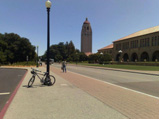
#> input picture results/3/in-01.jpg, 159 x 119 px; its folder holds 4 pictures in this run
$ python Source.py
#> lines starting #> are read from the running program, lines starting #| are printed output that depends on the picture
#!/usr/bin/env python
# coding: utf-8

# In[41]:


import numpy as np
import cv2
import imageio
from PIL import Image
import matplotlib.pyplot as plt
import time
import math
import glob
import matplotlib.colors as colors
from skimage import color, io, exposure
from scipy.ndimage import morphology as morph
from skimage.morphology import disk
from skimage.transform import resize
from skimage import filters
#%matplotlib inline


# In[45]:


def calcErrorSurface(panorama, curr_img, overlap, channel):
    A = panorama[:, -overlap-1:, channel]
    B = curr_img[:, 0:overlap+1, channel]
    return np.square(A-B)

def calcSeam(e):
    E = np.zeros(e.shape);
    E[0, :] = e[0, :];
    for h in range(1, e.shape[0]):
        for w in range(0, e.shape[1]):
            if w == 0:
                cost = min(E[h-1, w], E[h-1, w+1]);
            elif w == e.shape[1]-1:
                cost = min(E[h-1, w-1], E[h-1, w]);
            else:
                cost = min(E[h-1, w-1], E[h-1, w], E[h-1, w+1]);
            E[h, w] = e[h, w] + cost;
    return E

def calcSeamPath(E, e):
    h = e.shape[0];
    path = np.zeros((h, 1));
    idx = np.argmin(E[h-1, :]);
    path[h-1] = idx;
    for h in range(e.shape[0]-2,-1,-1):
        w = int(path[h+1][0]);
        if w > 0 and E[h, w-1] == E[h+1, w]-e[h+1, w]:
            path[h] = w-1;
        elif w < e.shape[1] - 1 and E[h, w+1] == E[h+1, w]-e[h+1, w]:
            path[h] = w+1;
        else:
            path[h] = w;

    path[path==0] = 1
    return path

def stitchImage(panorama, curr_img, path, overlap):
    n = 1
    bound_threshold = 15;

    tmp = np.zeros((0,panorama.shape[1] + curr_img.shape[1] - overlap,3)).astype('float64');
    for h in range(0, panorama.shape[0]):
        A = np.expand_dims(panorama[h, 0:-(overlap-int(path[h][0])+1), :], axis=0);
        B = np.expand_dims(curr_img[h, int(path[h][0])-1:, :], axis = 0);
        ZA = np.concatenate((np.expand_dims(panorama[h,:,:],axis=0), np.zeros((A.shape[0],panorama.shape[1] + curr_img.shape[1] - overlap-np.expand_dims(panorama[h,:,:],axis=0).shape[1],3))), axis=1);
        ZB = np.concatenate((np.expand_dims(panorama[h,0:panorama.shape[1] + curr_img.shape[1] - overlap-np.expand_dims(curr_img[h,:,:],axis=0).shape[1],:], axis=0), np.expand_dims(curr_img[h,:,:],axis=0)), axis=1);
        filt_A = np.ones((1, A.shape[1]-bound_threshold));
        grad = np.expand_dims(np.linspace(1, 0, 2*bound_threshold+1, endpoint=True), axis = 0);
        filt_B = np.zeros((1, B.shape[1]-bound_threshold));
        blender = np.concatenate((filt_A, grad, filt_B), axis=1);
        Z = (blender[:, 0:ZA.shape[1]].T*ZA.T).T + ((1-blender[:, 0:ZB.shape[1]]).T*ZB.T).T;
        tmp = np.concatenate((tmp,Z));
    return tmp

def colorCorrection(images_temp, shift, bestIndex, gamma=2.2):
    alpha = np.ones((3, len(images_temp)));
    for rightBorder in range(bestIndex+1, len(images_temp)):
        for i in range(bestIndex+1, rightBorder+1):
            I = images_temp[i];
            J = images_temp[i-1];
            overlap = I.shape[1] - shift[i-1];
            for channel in range(3):
                alpha[channel, i] = np.sum(np.power(J[:,-overlap-1:,channel], gamma))/np.sum(np.power(I[:,0:overlap+1,channel],gamma));

        G = np.sum(alpha, 1)/np.sum(np.square(alpha), 1);

        for i in range(bestIndex+1, rightBorder+1):
            for channel in range(3):
                images_temp[i][:,:,channel] = np.power(G[channel] * alpha[channel, i], 1.0/gamma) * images_temp[i][:,:,channel];

    for leftBorder in range(bestIndex-1, -1, -1):
        for i in range(bestIndex-1, leftBorder-1, -1):
            I = images_temp[i];
            J = images_temp[i+1];
            overlap = I.shape[1] - shift[i-1];
            for channel in range(3):
                alpha[channel, i] = np.sum(np.power(J[:,0:overlap+1,channel], gamma))/np.sum(np.power(I[:,-overlap-1:,channel],gamma));

        G = np.sum(alpha, 1)/np.sum(np.square(alpha), 1);

        for i in range(bestIndex-1, leftBorder-1, -1):
            for channel in range(3):
                images_temp[i][:,:,channel] = np.power(G[channel] * alpha[channel, i], 1.0/gamma) * images_temp[i][:,:,channel];
    return images_temp

def getBestIndex(images_temp):
    idx = 0
    bestVar = 255**5
    for i in range(len(images_temp)):
        curMeans = np.array([np.mean(images_temp[i][:,:,0]),np.mean(images_temp[i][:,:,1]),np.mean(images_temp[i][:,:,2])]);
#         if -np.var(images_temp[i].flatten()) < bestVar:
        if np.max(curMeans) - np.min(curMeans) < bestVar:
            idx = i
            bestVar = np.max(curMeans) - np.min(curMeans)
#             bestVar = -np.var(images_temp[i].flatten())
    return idx

def calcPanorama(images_dir, shift):
#> called with images_dir = './results/3/'
    start = time.time()
    # read panorama source images
    files = glob.glob(images_dir + 'in-*.*g');
    files = sorted(files)
    print(len(files))

    image_files = [np.array(Image.open(files[i])) for i in range(len(files))];
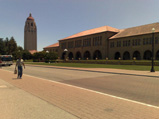
#> input picture results/3/in-02.jpg, 159 x 119 px
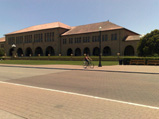
#> input picture results/3/in-03.jpg, 159 x 119 px
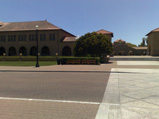
#> input picture results/3/in-04.jpg, 159 x 119 px
#> image_files = 4 items

    images_temp = [ image_files[i].astype('float64') for i in range(len(image_files))];
#> images_temp = 4 items

    if image_files[0].ndim == 2 or image_files[0].shape[2] == 1:
        images_temp = [ cv2.resize(cv2.cvtColor(image_files[i], cv2.COLOR_GRAY2RGB), (200, 300)).astype('float64') for i in range(len(image_files))];

    bestIndex = getBestIndex(images_temp);
#> the loop in getBestIndex, `for i in range(len(images_temp)):` made 4 passes
#> (curMeans, idx, bestVar) on passes 1, 4: ([125.2, 126.1, 125.7], 0, 0.899), ([123.3, 123.2, 123.6], 3, 0.439)
#> curMeans on passes 2 to 3: [138.1, 124.2, 108], [142.4, 131.8, 119.3]
#> after the loop in getBestIndex, `for i in range(len(images_temp)):`: bestVar = 0.439; idx = 3
#> bestIndex = 3

    print("The image chosen as the base image for color is the image with index " + str(bestIndex)+'.')
#| The image chosen as the base image for color is the image with index 3.

    images_temp = colorCorrection(images_temp, shift, bestIndex);
#> in colorCorrection, `alpha = np.ones((3, len(images_temp)));`: alpha = [[1, 1, 1, 1], [1, 1, 1, 1], [1, 1, 1, 1]]
#> after the loop in colorCorrection, `for rightBorder in range(bestIndex+1, len(images_temp)):`: images_temp = 4 items
#> the loop in colorCorrection, `for leftBorder in range(bestIndex-1, -1, -1):` made 3 passes
#> G on passes 1 to 3: [1.07, 1.07, 1.04], [1.08, 1.06, 0.969], [1.06, 1.07, 1.03]
#> after the loop in colorCorrection, `for leftBorder in range(bestIndex-1, -1, -1):`: alpha = [[0.903, 0.931, 0.923, 1], [0.845, 0.936, 0.945, 1], [0.86, 0.961, 1.03, 1]]
    panorama = images_temp[0];
    for i in range(1, len(images_temp)):
        curr_img = images_temp[i];

        channel = np.argmax([np.var(curr_img[:,:,0]), np.var(curr_img[:,:,1]), np.var(curr_img[:,:,2])]);

        overlap = curr_img.shape[1] - shift[i-1];
        e = calcErrorSurface(panorama, curr_img, overlap, channel);
        E = calcSeam(e)
        path = calcSeamPath(E,e)
        panorama = stitchImage(panorama, curr_img, path, overlap)
        print("The time taken for merging " + str(i+1) + " images: " + str(time.time() - start))
#> this loop made 3 passes
#> idx in calcSeamPath on passes 1 to 3: 26, 93, 71
#> pass 1, in calcPanorama, `curr_img = images_temp[i];`:
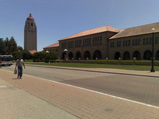
#> curr_img: shape (119, 159, 3) float64; mean of channels 0, 1, 2 120.1, 116.6, 112.9; drawn as R, G, B
#> after the loop:
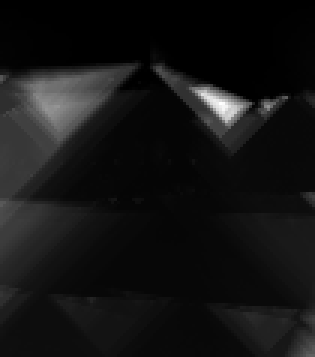
#> E: shape (119, 105) float64 (shown 3 times larger); min 0.00649, max 117547.9, mean 9320.2; drawn with min black and max white
#> after the loop:
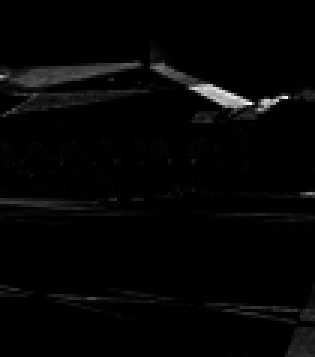
#> e: shape (119, 105) float64 (shown 3 times larger); min 9.27e-07, max 40359.7, mean 835.5; drawn with min black and max white
#> after the loop:
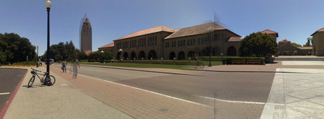
#> panorama: shape (119, 324, 3) float64; mean of channels 0, 1, 2 122.8, 121.4, 121.1; drawn as R, G, B
#     fig = plt.figure(figsize=(20,10))
#     plt.axis('off')
#     plt.imshow(panorama/np.max(panorama));
    print("The image has been saved as output.png")
    imageio.imwrite(images_dir+'output.png', np.array(255*panorama/np.max(panorama)).astype('uint8'));
    return panorama


# In[46]:


calcPanorama('./results/3/', [55]*11);


# In[35]:


calcPanorama('./results/2/', [109]*6);
#> (the run stopped early here; a loop or call above may not have finished)
